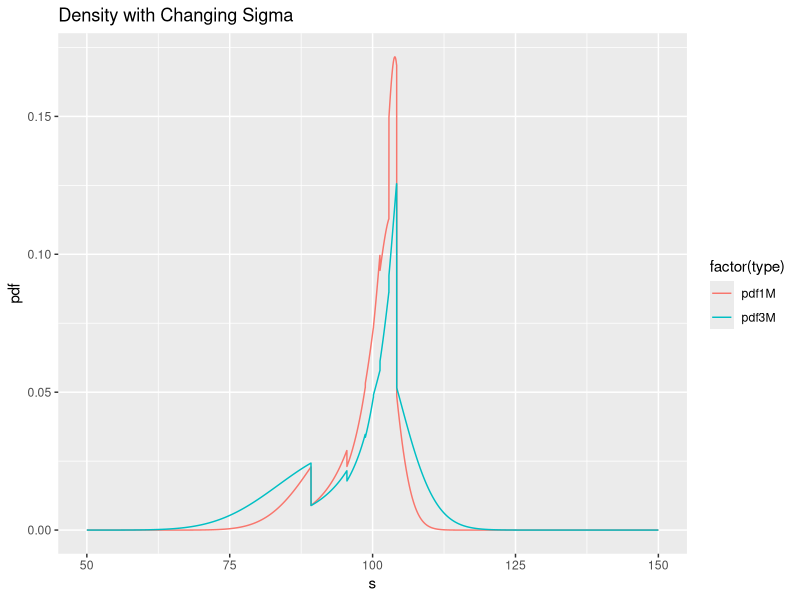
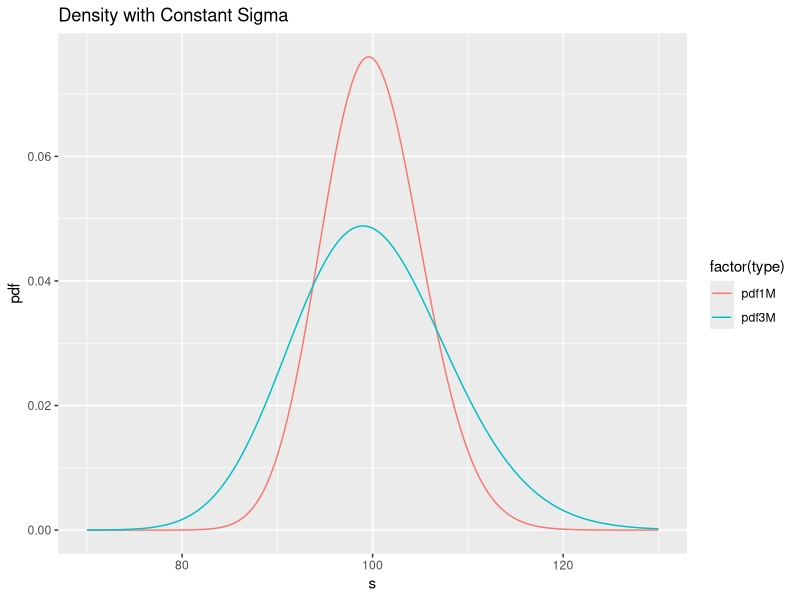

Here is the R script that generated these plots, in order:
setwd("C:/Users/cui_w/Desktop/796/HW/HW3")
data<-read.csv("data.csv",head=T)
head(data)
library(stringr)
library(splines)
library(ggplot2)
library(reshape2)
#a
strike<-function(delta,T,sigma,type){
  d1<-rep(0,7)
  for (i in 1:7){
    if (type[i]=="P" | type[i]=="D"){
      d1[i]<-qnorm(-delta[i]+1)
    }
    if (type[i]=="C"){
      d1[i]<- qnorm(delta[i])
    }
  }
  a<-exp(d1*sigma*sqrt(T)-sigma^2/2*T)
  100/a
}

delta<- as.numeric(substr(data[,1],1,2))/100
type<- str_sub(data[,1],-1,-1)

tab1<-strike(delta,1/12,data[,2],type)
tab1<-cbind(tab1,strike(delta,3/12,data[,3],type))
Ktable<-as.data.frame(tab1)
colnames(Ktable)<-c("1M","3M")
#b
inter1M <- approxfun(tab1[,1],data[,2],rule=2 )
inter3M  <- approxfun(tab1[,1],data[,3],rule=2 )

#c
predictsigma<-function(K,T){
  if (T==1){
    p<-inter1M(K) 
  }
  if (T==3){
    p<-inter3M(K)
  }
  p
}

Pcall<-function(T_month,K,sigma="changing"){
  if (sigma=="changing"){
    sigma<-predictsigma(K,T_month)
  }
  T<- T_month/12
  d1<-  1/(sigma*sqrt(T))*(log(100/K)+(sigma)^2/2*T)
  d2<- d1-sigma*sqrt(T)
  nd1<- pnorm(d1)
  nd2<- pnorm(d2)
  nd1*100-nd2*K
}
Pput<-function(T_month,K,sigma="changing"){
  if (sigma=="changing"){
    sigma<-predictsigma(K,T_month)
  }
  T<- T_month/12
  d1<- 1/(sigma*sqrt(T))*(log(100/K)+(sigma)^2/2*T)
  d2<- d1-sigma*sqrt(T)
  nd1<- pnorm(-d1)
  nd2<- pnorm(-d2)
  nd2*K-nd1*100
}
rnp<-function(K,T=1,h=0.01,sigma="changing"){
  
  p<- (Pcall(T,K-h,sigma)-2*Pcall(T,K,sigma)+Pcall(T,K+h,sigma))/h^2

  # if (K<100){
  #   p <- (Pput(T,K-h)-2*Pput(T,K)+Pput(T,K+h))/h^2
  # }
  p
}
s<-seq(50,150,by=0.01)
pdf1M<-as.data.frame(cbind(s,pdf1M=rnp(s,T=1)))
pdf3M<-as.data.frame(cbind(s,pdf3M=rnp(s,T=3)))

#clean data
#pdf1M<-pdf1M[pdf1M[,2]>0 & pdf1M[,2]<0.2,]
#pdf3M<-pdf3M[pdf3M[,2]>0& pdf3M[,2]<0.2,]
for (i in 2:dim(pdf1M)[1]){
  pdf1M[1,2]<- 0
  if (pdf1M[i,2]>0.2){
    pdf1M[i,2]<-pdf1M[i-1,2]
  }
  if (pdf1M[i,2]<0 & pdf1M[i-1,2]>0){
    pdf1M[i,2]<-pdf1M[i-1,2]
  }
  if(pdf1M[i,2]<0){
    pdf1M[i,2]<- 0
  }
}
for (i in 1:dim(pdf3M)[1]){
  
  # if(pdf3M[i,2]<0){
  #   pdf3M[i,2]<- 0
  # }
  if (pdf3M[i,2]>0.2|pdf3M[i,2]<0){
    pdf3M[i,2]<-pdf3M[i-1,2]
  }
}
# change scale
pdf1M[,2]<-pdf1M[,2]*100/sum(pdf1M[,2])
pdf3M[,2]<-pdf3M[,2]*100/sum(pdf3M[,2])

#create dataframe
pdf<-cbind(pdf1M,pdf3M["pdf3M"])
pdf<-melt(pdf,id.vars=c("s"),variable.name = "type",value.name = "pdf")
ggplot(pdf,aes(x=s,y=pdf,col=factor(type)))+
  geom_line()+labs(title="Density with Changing Sigma")

#d
s2<-seq(70,130,by=0.1)
pdf1M.con<- as.data.frame(cbind(s=s2,pdf1M=rnp(s2,T=1,sigma=0.1824)))
pdf3M.con<- as.data.frame(cbind(s=s2,pdf3M=rnp(s2,T=3,sigma=0.1645)))
pdf.con<-cbind(pdf1M.con,pdf3M.con["pdf3M"])
pdf.con<-melt(pdf.con,id.vars=c("s"),variable.name = "type",value.name = "pdf")
ggplot(pdf.con,aes(x=s,y=pdf,col=factor(type)))+
  geom_line()+labs(title="Density with Constant Sigma")

#e  digital price


quad_digput1M<- function(K){
  b<- K
  qua<-0
  for (i in 1:dim(pdf1M)[1]){
    if (pdf1M[i,1]<=K){
      qua<- qua + pdf1M[i,2]*0.01
    }
  }
  qua
}
quad_digcall3M<-function(K){
  a<- K
  qua<-0
  for (i in 1:dim(pdf3M)[1]){
    if (pdf3M[i,1]>=K){
      qua<- qua+pdf3M[i,2]*0.01
    }
  }
  qua
}
quad_eurocall<-function(K){
  a<- K
  qua1M<- 0
  qua3M<- 0
  for (i in 1:dim(pdf1M)[1]){
    if (pdf1M[i,1]>=K){
      qua1M<- qua1M+ (pdf1M[i,1]-K)*pdf1M[i,2]*0.01
    }
  }
  for (i in 1:dim(pdf3M)[1]){
    if (pdf3M[i,1]>=K){
      qua3M<- qua3M+ (pdf3M[i,1]-K)*pdf3M[i,2]*0.01
    }
  }
  (qua1M+qua3M)/2
}
quad_digput1M(110)
quad_digcall3M(105)
quad_eurocall(100)
